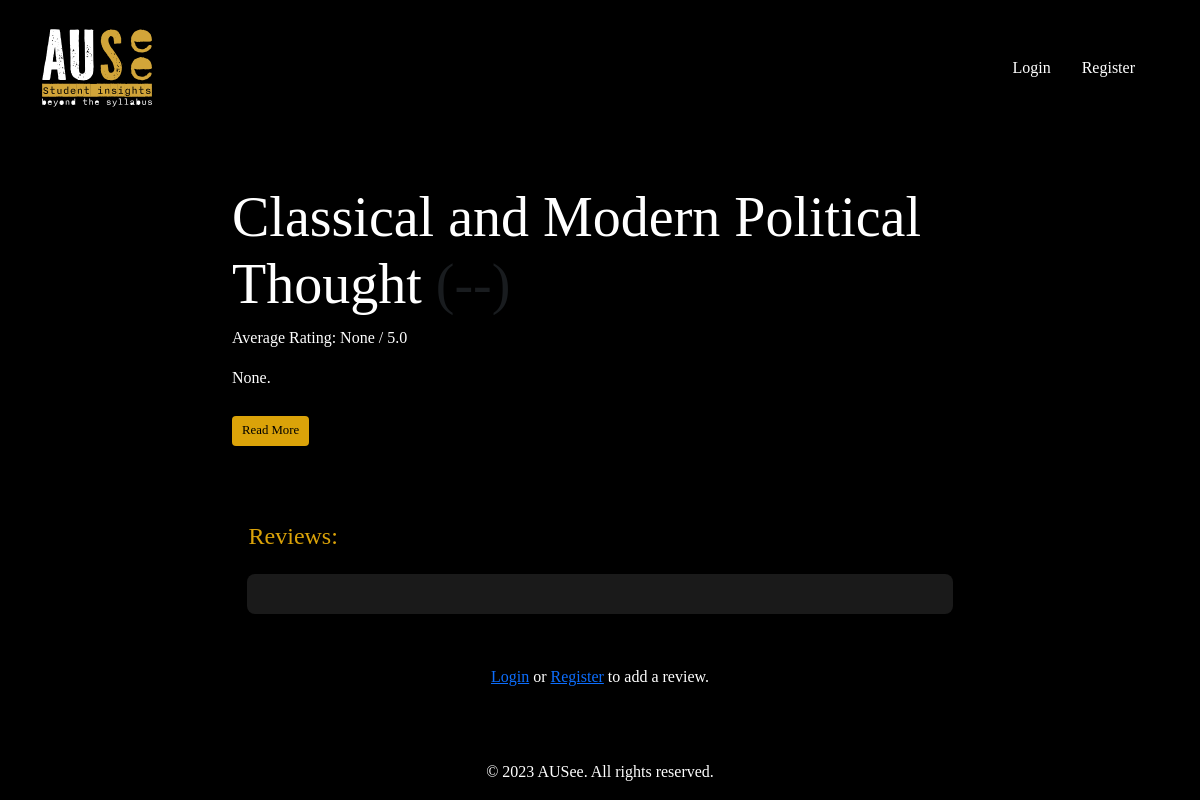
/courses/125/, run on an earlier commit of the app's database.
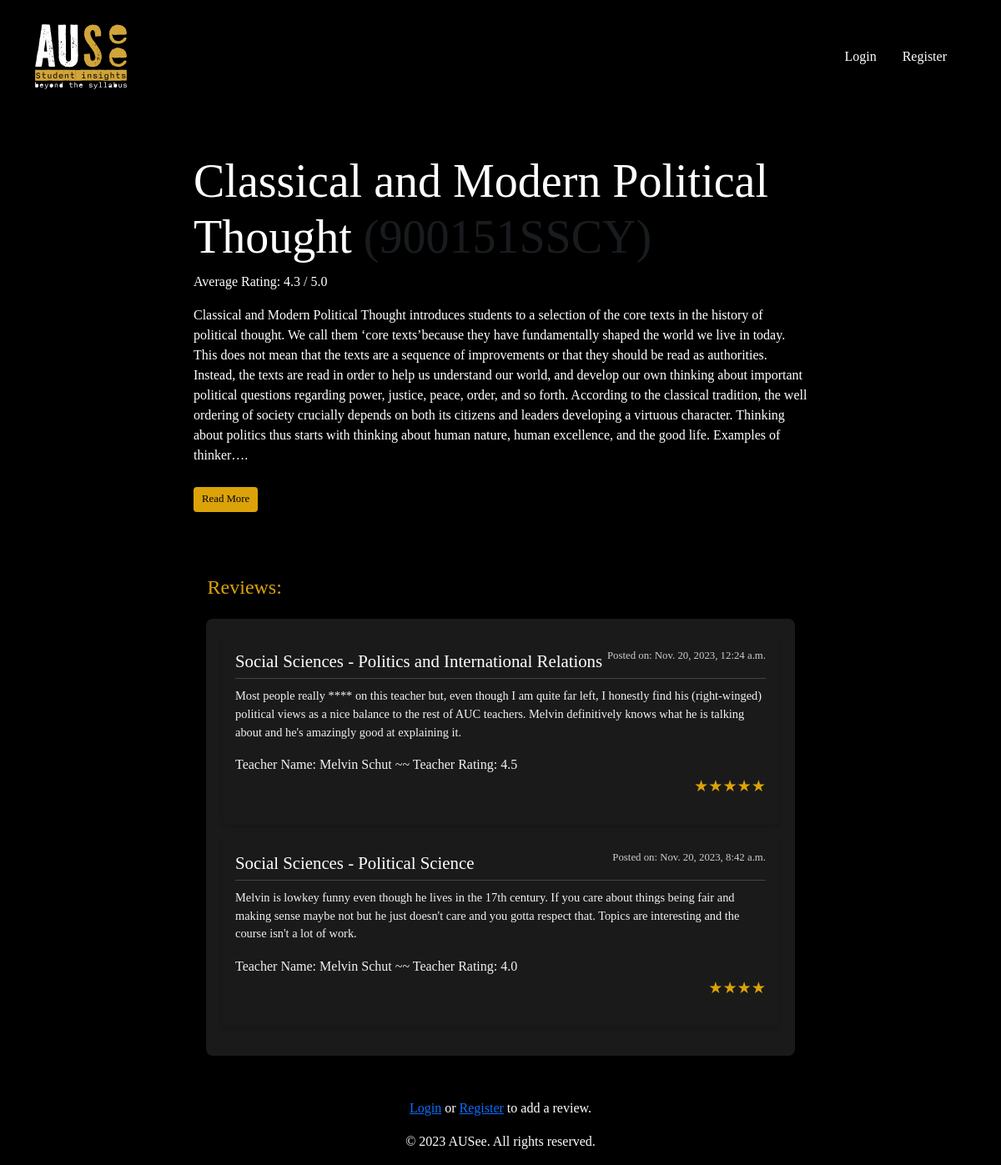
And on a later commit of the database.
### reviews/models.py (models this page shows, shortened)
class Course(models.Model):
    name = models.CharField(max_length=255)
    code = models.CharField(max_length=50)
    description = models.TextField(blank=True, null=True)
    level = models.PositiveSmallIntegerField(choices=LEVEL_CHOICES, default=100)
    def average_rating(self):
        reviews = self.review_set.all()
        if not reviews:
            return None
        total_rating = sum([review.rating for review in reviews])
        avg_rating = total_rating / len(reviews)
        return round(avg_rating, 1)  # round to 1 decimal place

class Review(models.Model):
    course = models.ForeignKey(Course, on_delete=models.CASCADE)
    text = models.TextField()
    rating = models.FloatField(choices=RATING_CHOICES)
    teacher_name = models.CharField(max_length=100, blank = True, null = True)
    teacher_quality = models.FloatField(choices=RATING_CHOICES, blank = True, null = True)
    created_date = models.DateTimeField(auto_now_add=True)
    updated_date = models.DateTimeField(auto_now=True)
    user = models.ForeignKey('users.CustomUser', on_delete=models.CASCADE)

### users/models.py (models this page shows)
class CustomUser(AbstractUser):
    joined_date = models.DateTimeField(auto_now_add=True)
    major = models.CharField(max_length=50, choices=MAJOR_CHOICES, default='Sciences')
    track = models.CharField(max_length=80)

### reviews/views.py (the view)
# urls.py: path('<int:course_id>/', views.course_detail, name='course_detail'),
def course_detail(request, course_id):
    course = get_object_or_404(Course, id=course_id)
    year_filter = request.GET.get('year')
    if year_filter:
        reviews = Review.objects.filter(course=course, created_date__year=year_filter)
    else:
        reviews = Review.objects.filter(course=course)
    years = set(review.created_date.year for review in reviews)
    if request.method == "POST":
        form = ReviewForm(request.POST)
        if form.is_valid():
            review = form.save(commit=False)
            review.course = course
            review.user = request.user  # Set the user for the review
            review.save()
            return redirect('reviews:course_detail', course_id=course_id)
    else:
        form = ReviewForm()
    if 'delete_review' in request.POST:
        review_id = request.POST.get('review_id')
        review = Review.objects.get(id=review_id, user=request.user)
        review.delete()
        return HttpResponseRedirect(request.path_info)
    context = {
        'course': course,
        'reviews': reviews,
        'form': form,
        'current_year': year_filter,
        'available_years': years
    }
    return render(request, 'reviews/course_detail.html', context)

### reviews/templates/reviews/course_detail.html (shortened to what this page needs)
{% extends "base.html" %}
{% block content %}
<div class="container-main">
    <div class="row">
        <div class="col-md-8 offset-md-2">
            <h2 class="display-4">{{ course.name }} <span class="text-muted">({{ course.code }})</span></h2>
            <p><strong>Average Rating:</strong> {{ course.average_rating }} / 5.0</p>
            <div id="courseSummaryShort">
                <p>{{ course.description|truncatechars:800 }}.</p>
                <button id="toggleSummary" class="btn btn-primary" onclick="toggleDescription()">Read More</button>
            </div>
            <h3 class="topicx">Reviews:</h3>
            <div class="reviews-scrollbox">
                <ul class="list-unstyled">
                    <div class="review-container">
                        {% for review in reviews %}
                        <div class="review-item">
                            <div class="review-header">
                                <span class="review-major">{{ review.user.major }} - {{ review.user.track }}</span>
                                <span class="review-date">Posted on: {{ review.created_date }}</span>
                            </div>
                            <div class="review-body">
                                <p class="review-text">{{ review.text }}</p>
                                {% if review.teacher_name %}
                                <div class="review-teacher">
                                    <span>Teacher Name: {{ review.teacher_name }} ~~</span>
                                    <span>Teacher Rating: {{ review.teacher_quality }}</span>
                                </div>
                                {% endif %}
                            </div>
                                <p>
                                    <span class="star-rating" data-rating="{{ review.rating|floatformat:1 }}"></span>
                                </p>
                        </div>
                        {% endfor %}
                    </div>
                </ul>
            </div>
            {% if user.is_authenticated %}
            <div class="container mt-5">
                <div class="row">
                    <div class="col-md-8 offset-md-2">
                        <div class="text-center mb-4">
                            <button id="addReviewButton" class="btn btn-third" onclick="toggleReviewForm()">Add a Review</button>
                        </div>
                        <div id="reviewForm" class="review-container" style="display: none;">
                            <h2 class="text-center mb-4">Add a Review</h2>
                            <form method="post">
                                {% csrf_token %}
                                {{ form.as_p }}
                                <button type="submit" class="btn btn-success">Submit Review</button>
                            </form>
                        </div>
                    </div>
                </div>
            </div>
            {% else %}
            <div class="helptext-container">
                <p>
                  <a href="{% url 'users:login' %}?next={{ request.path }}">Login</a> or
                  <a href="{% url 'users:register' %}?next={{ request.path }}">Register</a> to add a review.
                </p>
            </div>
            {% endif %}
        </div>
    </div>
</div>
{% endblock %}

### templates/base.html (shortened to what this page needs)
{% load static %}
<!DOCTYPE html>
<html lang="en">
<head>
    <link href="https://cdn.jsdelivr.net/npm/bootstrap@5.3.0-alpha1/dist/css/bootstrap.min.css" rel="stylesheet">
    <link  href="{% static 'css/style.css' %}" rel="stylesheet">
</head>
<body class="wrapper">
    <header>
        <nav class="navbar navbar-expand-lg navbar-dark">
          <div class="container">
            <a class="navbar-brand" href="{% url 'reviews:course_list' %}">
                <img class="logo" src="{% static 'logo1.svg' %}">
            </a>
            <div class="collapse navbar-collapse" id="navbarNav">
              <ul class="navbar-nav ms-auto">
                {% if user.is_authenticated %}
                <li class="nav-item">
                  <a class="nav-link" href="{% url 'reviews:course_list' %}">Courses</a>
                </li>
                <li class="nav-item">
                  <a class="nav-link" href="{% url 'feedback:about' %}">About</a>
                </li>
                <li class="nav-item">
                  <a class="nav-link" href="{% url 'feedback:feedback' %}">Feedback</a>
                </li>
                <li class="nav-item">
                  <a class="nav-link" href="{% url 'users:logout' %}">Logout</a>
                </li>
                {% else %}
                <li class="nav-item">
                  <a class="nav-link" href="{% url 'users:login' %}">Login</a>
                </li>
                <li class="nav-item">
                  <a class="nav-link" href="{% url 'users:register' %}">Register</a>
                </li>
                {% endif %}
              </ul>
            </div>
          </div>
        </nav>
      </header>
<main class="container mt-5">
    {% block content %}{% endblock %}
</main>
<footer class="footer py-3 text-white">
    <div class="container">
      <p class="text-center mb-0">© 2023 AUSee. All rights reserved.</p>
    </div>
</footer>
</body>
</html>

### templates/base.html (style rules this page uses)
body, html { height: 100%; background-color: black; font-family: nitti-tywriter; }
.wrapper { min-height: 100%; display: flex; flex-direction: column; }
main { flex: 1; }
.footer { background-color: #000000; ; }
.navbar { background-color: #000000; border-bottom: 2px ; border-color: chartreuse; }
.navbar-brand { font-size: 1.5em; color: #dba309 !important; }
.nav-link { color: #fff !important; margin-right: 15px; transition: color 0.3s ease-in-out; }
.logo { width: 110px; height: 110px; margin-right: 15px; }

### reviews/templates/reviews/course_detail.html (style rules this page uses)
.review-container { background-color: #1a1a1a; border-radius: 8px; padding: 20px; color: #f1f1f1; }
.review-item { background-color: #1a1a1a; border-radius: 4px; margin-bottom: 10px; padding: 15px; box-shadow: 0 2px 4px rgba(0,0,0,.2); }
.review-header { display: flex; justify-content: space-between; margin-bottom: 5px; }
.review-major { font-weight: bold; color: #4b9cd3; }
.review-date { font-size: 0.8em; color: #cccccc; }
.review-body { border-top: 1px solid #444; padding-top: 10px; }
.review-text { font-size: 0.9em; color: #f1f1f1; }
.review-teacher { margin-top: 10px; }
.reviews-scrollbox { max-height: 700px; overflow-y: auto; background-color: #000000; border-radius: 8px; padding: 15px; margin-bottom: 20px; box-shadow: 0 2px 4px rgba(0,0,0,.1); scroll-behavior: smooth; scrollbar-width: thin; }
.review-item { padding-bottom: 15px; margin-bottom: 15px; }
.review-item:last-child { border-bottom: none; }
.helptext-container { text-align: center; }
.helptext-container p { display: inline-block; margin: 0; }
.review-major { font-family: PF Fuel Grime; font-size: 1.3em; font-weight: 10; color: #ffffff; }
.review-text { font-size: 0.9em; color: #f1f1f1; font-weight: 100; }
.btn-primary { background-color: #dba309; color: #000000; border: none; border-radius: 4px; padding: 5px 10px; cursor: pointer; margin-top: 10px; font-size: 0.8em; }
.star-rating { font-size: 1.2em; color: #dba309; font-weight: 100; display: flex; justify-content: right; }
.container-main { background-color: #000000; color: #ffffff; font-weight: 100; }
.btn-primary { margin-bottom: 5%; }
.topicx { font-family: PF Fuel Grime; font-size: 1.5em; font-weight: 10; color: #dba309; margin-left: 2.25%; margin-top: 40px; }

What changed in the data, as far as the page shows it:
changed Course "Classical and Modern Political Thought": code "--" → "900151SSCY"; average_rating "None" → "4.3"; description "None" → "Classical and Modern Political Thought introduces students to a selection of the core texts in the history of political thought. We call them ‘core texts’because they have fundamentally shaped the world we live in today. This does not mean that the texts are a sequence of improvements or that they should be read as authorities. Instead, the texts are read in order to help us understand our world, and develop our own thinking about important political questions regarding power, justice, peace, order, and so forth. According to the classical tradition, the well ordering of society crucially depends on both its citizens and leaders developing a virtuous character. Thinking about politics thus…"
added Review: user.major "Social Sciences", user.track "Politics and International Relations", created_date "Nov. 20, 2023, 12:24 a.m.", text "Most people really **** on this teacher but, even though I am quite far left, I honestly find his (right-winged) political views as a nice balance to the rest of AUC teachers. Melvin definitively knows what he is talking about and he's amazingly good at explaining it.", teacher_name "Melvin Schut", teacher_quality "4.5"
added Review: user.major "Social Sciences", user.track "Political Science", created_date "Nov. 20, 2023, 8:42 a.m.", text "Melvin is lowkey funny even though he lives in the 17th century. If you care about things being fair and making sense maybe not but he just doesn't care and you gotta respect that. Topics are interesting and the course isn't a lot of work.", teacher_name "Melvin Schut", teacher_quality "4.0"
